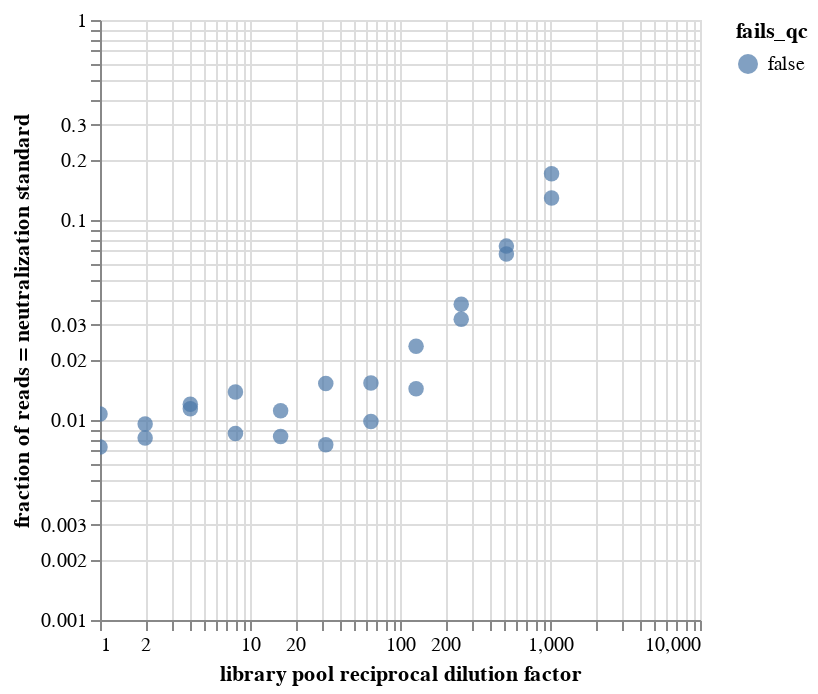

Source (notebook cell):
### Code cell
# Scatterplot of the same data as above, plotted by dilution factor
alt.Chart(neut_standard_fracs).mark_circle(size=60).encode(
    alt.X('dilution_factor:Q', 
          scale=alt.Scale(type='log'),
          title='library pool reciprocal dilution factor'),
    alt.Y('neut_standard_frac:Q', 
          scale=alt.Scale(type='log'),
          title='fraction of reads = neutralization standard'),
    color='fails_qc',
    tooltip=['well', 'dilution_factor', 'neut_standard_frac', 'total_count']
).interactive()

### Figure 1 — Vega-Lite specification as saved in the notebook (floating-point values rounded to 4 significant figures)
{"config": {"view": {"continuousWidth": 300, "continuousHeight": 300}}, "data": {"name": "data-2f55286db9fc6b309ede88100e3f758d"}, "mark": {"type": "circle", "size": 60}, "encoding": {"color": {"field": "fails_qc", "type": "nominal"}, "tooltip": [{"field": "well", "type": "nominal"}, {"field": "dilution_factor", "type": "quantitative"}, {"field": "neut_standard_frac", "type": "quantitative"}, {"field": "total_count", "type": "quantitative"}], "x": {"field": "dilution_factor", "scale": {"type": "log"}, "title": "library pool reciprocal dilution factor", "type": "quantitative"}, "y": {"field": "neut_standard_frac", "scale": {"type": "log"}, "title": "fraction of reads = neutralization standard", "type": "quantitative"}}, "params": [{"name": "param_1", "select": {"type": "interval", "encodings": ["x", "y"]}, "bind": "scales"}], "$schema": "https://vega.github.io/schema/vega-lite/v5.16.3.json", "datasets": {"data-2f55286db9fc6b309ede88100e3f758d": [{"well": "A1", "sample_well": "A1-none-1.0-1 (A1)", "dilution_factor": 1.0, "total_count": 3787434, "neut_standard_count": 40581, "neut_standard_frac": 0.01071, "fails_qc": false}, {"well": "A10", "sample_well": "A10-none-512.0-1 (A10)", "dilution_factor": 512.0, "total_count": 2588230, "neut_standard_count": 175026, "neut_standard_frac": 0.06762, "fails_qc": false}, {"well": "A11", "sample_well": "A11-none-1024.0-1 (A11)", "dilution_factor": 1024.0, "total_count": 3056639, "neut_standard_count": 520676, "neut_standard_frac": 0.1703, "fails_qc": false}, {"well": "A12", "sample_well": "A12-none-nan-1 (A12)", "dilution_factor": null, "total_count": 3946835, "neut_standard_count": 3946680, "neut_standard_frac": 1.0, "fails_qc": false}, {"well": "A2", "sample_well": "A2-none-2.0-1 (A2)", "dilution_factor": 2.0, "total_count": 3334741, "neut_standard_count": 31871, "neut_standard_frac": 0.009557, "fails_qc": false}, {"well": "A3", "sample_well": "A3-none-4.0-1 (A3)", "dilution_factor": 4.0, "total_count": 4001171, "neut_standard_count": 45567, "neut_standard_frac": 0.01139, "fails_qc": false}, {"well": "A4", "sample_well": "A4-none-8.0-1 (A4)", "dilution_factor": 8.0, "total_count": 3972902, "neut_standard_count": 54891, "neut_standard_frac": 0.01382, "fails_qc": false}, {"well": "A5", "sample_well": "A5-none-16.0-1 (A5)", "dilution_factor": 16.0, "total_count": 3634633, "neut_standard_count": 40465, "neut_standard_frac": 0.01113, "fails_qc": false}, {"well": "A6", "sample_well": "A6-none-32.0-1 (A6)", "dilution_factor": 32.0, "total_count": 3049036, "neut_standard_count": 46461, "neut_standard_frac": 0.01524, "fails_qc": false}, {"well": "A7", "sample_well": "A7-none-64.0-1 (A7)", "dilution_factor": 64.0, "total_count": 3918614, "neut_standard_count": 60028, "neut_standard_frac": 0.01532, "fails_qc": false}, {"well": "A8", "sample_well": "A8-none-128.0-1 (A8)", "dilution_factor": 128.0, "total_count": 3874797, "neut_standard_count": 90648, "neut_standard_frac": 0.02339, "fails_qc": false}, {"well": "A9", "sample_well": "A9-none-256.0-1 (A9)", "dilution_factor": 256.0, "total_count": 3565341, "neut_standard_count": 113743, "neut_standard_frac": 0.0319, "fails_qc": false}, {"well": "B1", "sample_well": "B1-none-1.0-2 (B1)", "dilution_factor": 1.0, "total_count": 3606277, "neut_standard_count": 26406, "neut_standard_frac": 0.007322, "fails_qc": false}, {"well": "B10", "sample_well": "B10-none-512.0-2 (B10)", "dilution_factor": 512.0, "total_count": 4432504, "neut_standard_count": 328141, "neut_standard_frac": 0.07403, "fails_qc": false}, {"well": "B11", "sample_well": "B11-none-1024.0-2 (B11)", "dilution_factor": 1024.0, "total_count": 4226058, "neut_standard_count": 544369, "neut_standard_frac": 0.1288, "fails_qc": false}, {"well": "B12", "sample_well": "B12-none-nan-2 (B12)", "dilution_factor": null, "total_count": 4798384, "neut_standard_count": 4798070, "neut_standard_frac": 0.9999, "fails_qc": false}, {"well": "B2", "sample_well": "B2-none-2.0-2 (B2)", "dilution_factor": 2.0, "total_count": 1065571, "neut_standard_count": 8663, "neut_standard_frac": 0.00813, "fails_qc": false}, {"well": "B3", "sample_well": "B3-none-4.0-2 (B3)", "dilution_factor": 4.0, "total_count": 2228568, "neut_standard_count": 26699, "neut_standard_frac": 0.01198, "fails_qc": false}, {"well": "B4", "sample_well": "B4-none-8.0-2 (B4)", "dilution_factor": 8.0, "total_count": 4144838, "neut_standard_count": 35513, "neut_standard_frac": 0.008568, "fails_qc": false}, {"well": "B5", "sample_well": "B5-none-16.0-2 (B5)", "dilution_factor": 16.0, "total_count": 3094313, "neut_standard_count": 25561, "neut_standard_frac": 0.008261, "fails_qc": false}, {"well": "B6", "sample_well": "B6-none-32.0-2 (B6)", "dilution_factor": 32.0, "total_count": 4042544, "neut_standard_count": 30389, "neut_standard_frac": 0.007517, "fails_qc": false}, {"well": "B7", "sample_well": "B7-none-64.0-2 (B7)", "dilution_factor": 64.0, "total_count": 3997844, "neut_standard_count": 39312, "neut_standard_frac": 0.009833, "fails_qc": false}, {"well": "B8", "sample_well": "B8-none-128.0-2 (B8)", "dilution_factor": 128.0, "total_count": 2731332, "neut_standard_count": 39117, "neut_standard_frac": 0.01432, "fails_qc": false}, {"well": "B9", "sample_well": "B9-none-256.0-2 (B9)", "dilution_factor": 256.0, "total_count": 5837677, "neut_standard_count": 221092, "neut_standard_frac": 0.03787, "fails_qc": false}]}}
